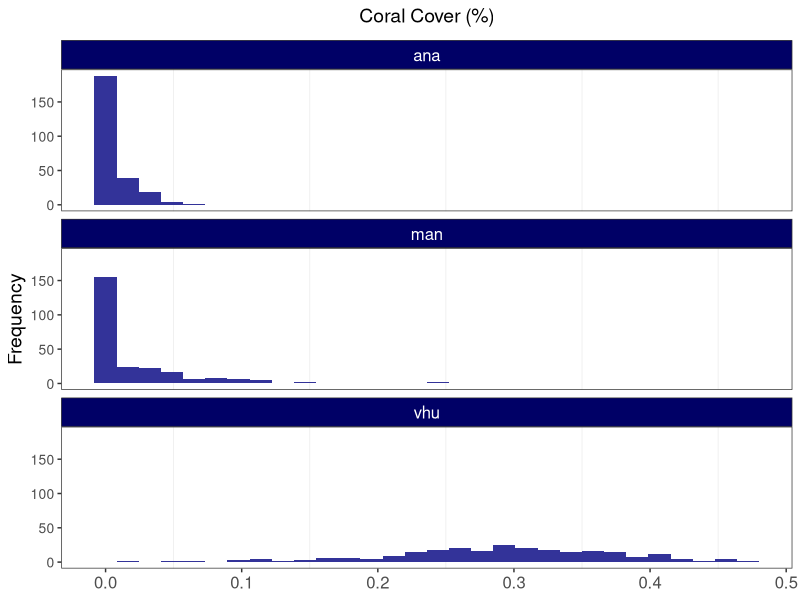
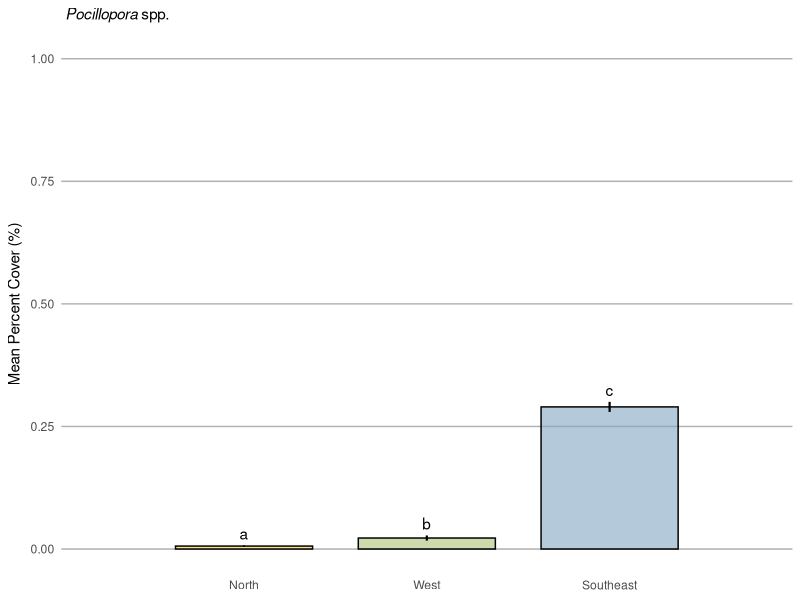

Source code (R) for these figures, in order:
library(tidyverse)

Fcn.CreateSummary.betareg <- function(object.betareg){
  OUT <- summary(object.betareg)
  tab <- rbind(OUT$coefficients$mean,OUT$coefficients$precision)
  return(tab)
}

p_cover = read_csv('rpn_poci.csv')

p_cover = read_csv('rpn_poci.csv') %>% 
  select(plot_id, Site, pland) %>%
  group_by(Site) %>%
  mutate(
    poci_cover = pland*0.01
  ) %>%
  mutate_at(vars(Site, plot_id), factor)

ggplot(p_cover, aes(x = poci_cover)) +
  geom_histogram(fill = "#333399") + 
  #below here is ylabel, xlabel, and main title
  ylab("Frequency") +
  xlab(NULL) +
  ggtitle(expression("Coral Cover (%)")) +
  theme_bw() +
  facet_wrap(~ Site, ncol = 1) +
  #theme sets sizes, text, etc
  theme(axis.title.x = element_text(size = 14), 
        axis.title.y = element_text(size = 14), 
        axis.text.y  = element_text(size= 10),
        axis.text.x  = element_text(size = 12), 
        legend.text = element_text(size = 12),
        legend.title = element_text(size = 12),
        plot.title = element_text(hjust = 0.5, size = 14),
        # change plot background, grid lines, etc (just examples so you can see)
        panel.background = element_rect(fill = "white"),
        panel.grid.minor.y = element_blank(),
        panel.grid.major = element_blank(),
        plot.background = element_rect(fill = "white"),
        legend.background = element_rect(fill = "white"),
        strip.text.x = element_text(size = 12, colour = "#FFFFFF"),
        strip.background = element_rect(fill = '#000066')
  )

p_cover.mean <-
  p_cover %>%
  group_by(Site) %>%
  dplyr::summarise(mean = mean(poci_cover))

poci_cover_summary <-
  p_cover %>%
  as_tibble() %>%
  #  mutate(size_cm = area*10000) %>%
  group_by(Site) %>%
  dplyr::summarize(mean = mean(poci_cover), 
                   sd = sd(poci_cover), 
                   n = n(),
                   se = sd/sqrt(n)
  ) %>%
  mutate(se = sd / sqrt(n),
         lower.ci = mean - qt(1 - (0.05 / 2), n - 1) * se,
         upper.ci = mean + qt(1 - (0.05 / 2), n - 1) * se) %>%
  mutate_at(vars(Site), factor) %>%
  add_column(
    location = c('Anakena', 'Manavai', 'Southeast')
  ) %>%
  mutate_at(vars(location), factor)


poci_cover2 <- 
  poci_cover_summary %>%
  add_column(
    cld = c('a', 'b', 'c')
  ) %>%
  mutate_at(vars(cld), factor)

poci_cover2

x_labels = c("North", "West", "Southeast")

poci_cover.ggbarplot <- ggplot(poci_cover2, aes(x = location, y = mean, fill = x_labels)) +   
  geom_bar(stat = "identity", width = 0.75, color = "black", linewidth = 0.50, alpha = 0.6) +
  geom_linerange(aes(ymin = lower.ci, ymax = upper.ci), size = 0.75) +
  scale_y_continuous(expression(paste("Mean Percent Cover (%)")), limits = c(0, 1)) + 
  scale_x_discrete(expand = c(0, 1), labels = x_labels) + 
  scale_fill_manual(values = c("#FFC74E", "#82A5C0", "#ABC178")) +
  #  facet_wrap( ~ depth2, labeller = as_labeller(label_names), dir = "v", ncol = 1) + 
  ggtitle(expression(paste(italic(" Pocillopora "), "spp."))) +
  geom_text(aes(label = cld, y = upper.ci), vjust = -0.5) +
  #scale_y_log10(expression(paste("Colony Size (", cm^2, ")"), limits = c(0, 100000))) +
  labs(x = NULL) +
  theme(strip.text = element_text(size = 10, color = "black", hjust = 0.50),
        strip.background = element_rect(fill = "#FFFFFF", color = NA),    
        panel.background = element_rect(fill = "#FFFFFF", color = NA),
        panel.grid.major.x = element_blank(),
        panel.grid.minor.x = element_blank(),
        panel.grid.minor.y = element_blank(),
        panel.grid.major.y = element_line(color = "#b2b2b2"),
        panel.spacing.x = unit(1, "cm"),
        panel.spacing.y = unit(0.5, "cm"),
        panel.spacing = unit(1, "lines"),
        axis.ticks = element_blank(),
        legend.position = 'none',
        plot.title = element_text(size = 11),
        axis.title.y = element_text(size = 11),
        legend.title = element_blank())

poci_cover.ggbarplot





























